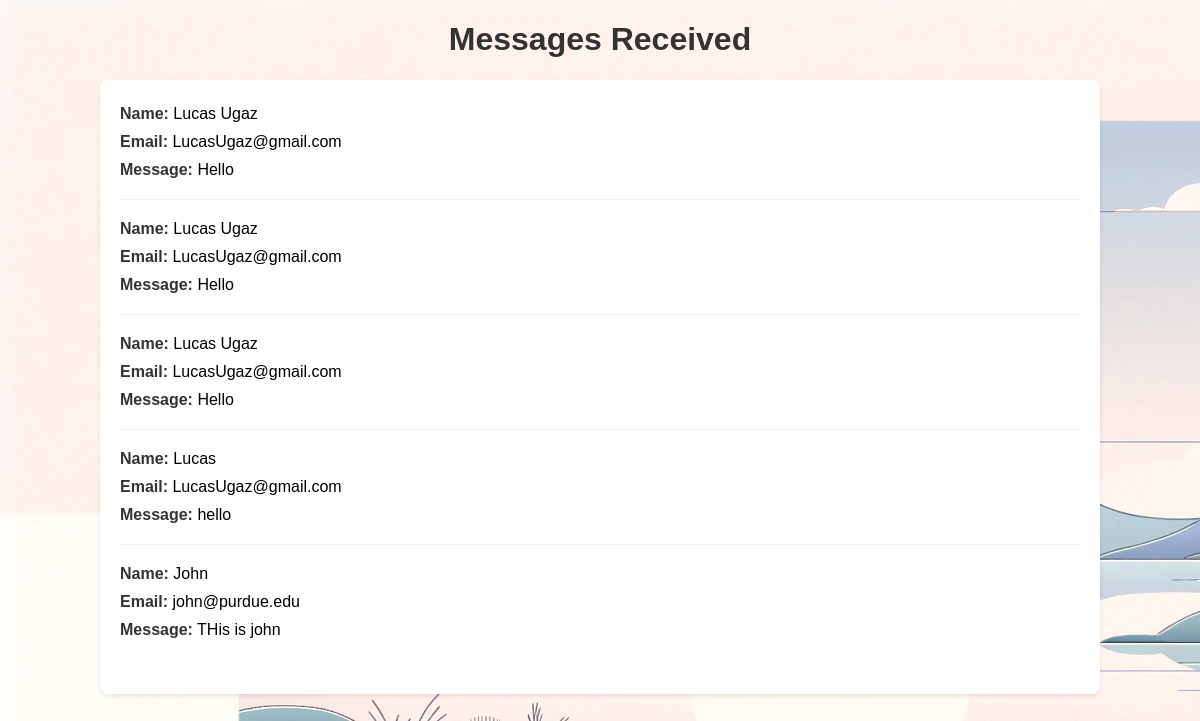
The page /messages on the database its author committed.
### tables this page shows
CREATE TABLE messages (
            id INTEGER PRIMARY KEY AUTOINCREMENT,
            name TEXT NOT NULL,
            email TEXT NOT NULL,
            message TEXT NOT NULL
        );

### views.py (the view)
@views.route("/messages")
def messages():
    conn = get_db_connection()
    cur = conn.cursor()
    cur.execute('SELECT * FROM messages')
    messages = cur.fetchall()
    conn.close()
    return render_template("messages.html", messages=messages)

### views.py (called while the page is built)
def get_db_connection():
    conn = sqlite3.connect('database.db')
    conn.row_factory = sqlite3.Row
    return conn

### Templates/messages.html (shortened to what this page needs)
<!DOCTYPE html>
<html lang="en">
<head>
    <link rel="stylesheet" href="{{ url_for('static', filename='messages.css') }}">
</head>
<body>
    <h1>Messages Received</h1>
    <div class="message-container">
        {% for message in messages %}
            <div class="message">
                <p><strong>Name:</strong> {{ message.name }}</p>
                <p><strong>Email:</strong> {{ message.email }}</p>
                <p><strong>Message:</strong> {{ message.message }}</p>
            </div>
        {% else %}
            <p>No messages received yet.</p>
        {% endfor %}
    </div>
</body>
</html>

### static/messages.css (style rules this page uses)
body { font-family: 'Arial', sans-serif; background-image: url('images/homepage.png'); margin: 0; padding: 0; }
h1 { text-align: center; color: #333; }
.message-container { width: 80%; margin: 20px auto; padding: 20px; background: #fff; border-radius: 8px; box-shadow: 0 2px 4px rgba(0, 0, 0, 0.1); }
.message { border-bottom: 1px solid #eee; padding-bottom: 15px; margin-bottom: 15px; }
.message:last-child { border-bottom: none; }
.message p { margin: 0; padding: 5px 0; }
.message strong { color: #333; }

### rows shown on the page
messages: name "Lucas Ugaz", email "LucasUgaz@gmail.com", message "Hello"
messages: name "Lucas Ugaz", email "LucasUgaz@gmail.com", message "Hello"
messages: name "Lucas Ugaz", email "LucasUgaz@gmail.com", message "Hello"
messages: name "Lucas", email "LucasUgaz@gmail.com", message "hello"
messages: name "John", email "john@purdue.edu", message "THis is john"
